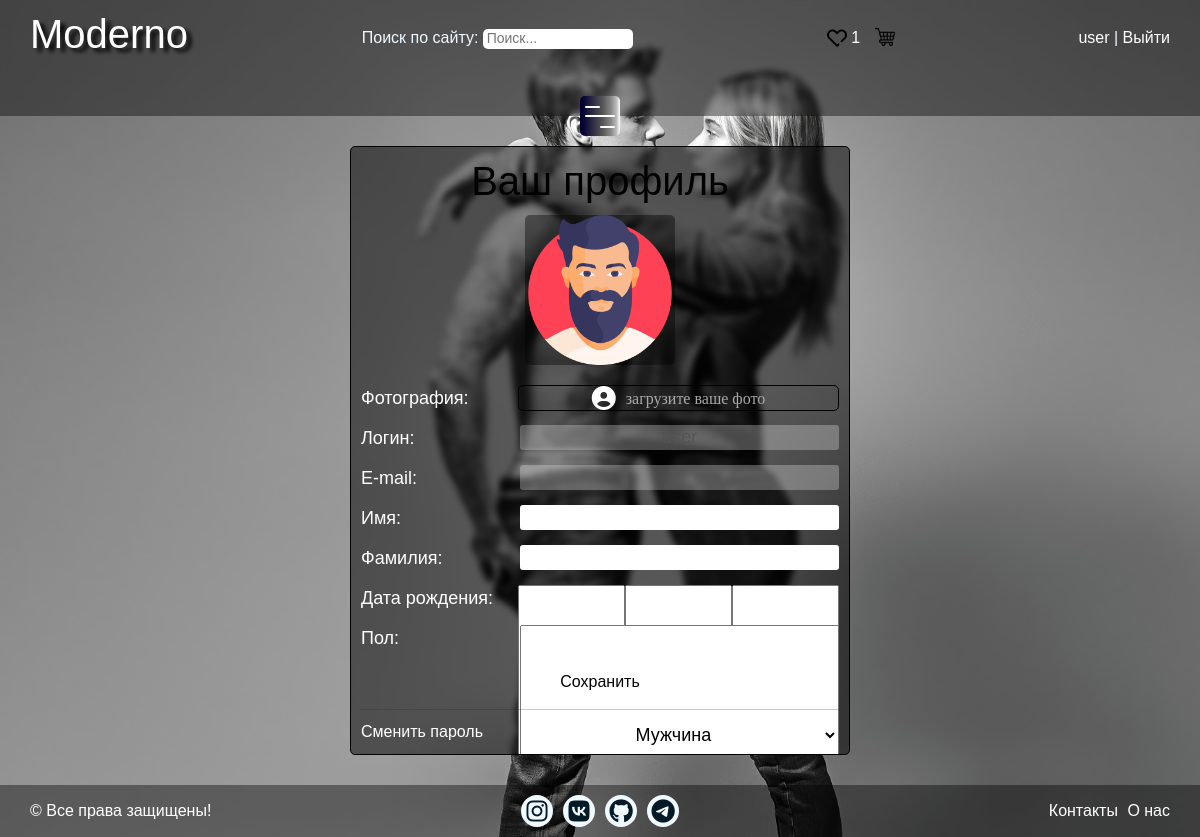
/users/profile/ (signed in), run on the app's committed database.
### users/models.py (models this page shows, shortened)
class User(AbstractUser):
    class Genders(models.TextChoices):
        MALE = 'M', 'Мужчина'
        FEMALE = 'F', 'Женщина'
        UNDEFINED = 'U', 'Не выбран'
    image = models.ImageField(
        'Фотография',
        upload_to="users/%Y/%m/%d/",
        default='users/default.png',
        blank=True, null=True
    )
    date_birth = models.DateTimeField('Дата рождения', blank=True, null=True)
    gender = models.CharField(
        'Пол',
        max_length=1,
        choices=Genders.choices,
        default=Genders.UNDEFINED
    )

### users/views.py (the view, shortened to what this page needs)
# urls.py: path('profile/', views.ProfileUserView.as_view(), name='profile'),
class ProfileUserView(LoginRequiredMixin, UpdateView):
    model = get_user_model()
    form_class = ProfileUserForm
    template_name = 'users/profile.html'
    extra_context = {'title': 'Профиль пользователя'}
    def get_object(self, queryset=None):
        return self.request.user

### users/forms.py
class ProfileUserForm(forms.ModelForm):
    username = forms.CharField(
        disabled=True, label='Логин',
        widget=forms.TextInput(attrs={'class': 'form-input'})
    )
    email = forms.CharField(
        disabled=True, required=False, label='E-mail',
        widget=forms.TextInput(attrs={'class': 'form-input'})
    )
    this_year = datetime.date.today().year
    date_birth = forms.DateField(
        label='Дата рождения',
        widget=forms.SelectDateWidget(
            years=tuple(range(this_year - 100, this_year - 5))
        )
    )
    class Meta:
        model = get_user_model()
        fields = (
            'image', 'username', 'email', 'first_name',
            'last_name', 'date_birth', 'gender'
        )
        labels = {
            'date_birth': 'Дата рождения',
            'first_name': 'Имя',
            'last_name': 'Фамилия',
        }
        widgets = {
            'first_name': forms.TextInput(attrs={'class': 'form-input'}),
            'last_name': forms.TextInput(attrs={'class': 'form-input'}),
            'image': forms.FileInput(attrs={'class': 'image-input'}),
        }

### moderno/context_processors.py (called while the page is built)
def get_info_context(request):
    user = request.user.id
    cart = Cart.objects.select_related('user', 'product').filter(user=user)
    cart_items = cart.count()
    cart_items_quantity = sum(item.quantity for item in cart)
    likes = Like.objects.select_related('user', 'product').filter(user=user)
    quantity_likes = likes.count()
    data = {
        'category': Category.objects.all(),
        'cart_items': cart_items,
        'cart_items_quantity': cart_items_quantity,
        'quantity_likes': quantity_likes,
    }
    return data

### moderno/models.py (called while the page is built)
    def get_absolute_url(self):
        return reverse('moderno:category', kwargs={'category_slug': self.slug})

### users/templates/users/profile.html (shortened to what this page needs)
{% extends 'base.html' %}
{% block content %}
<div class="user-form-block">
    <div class="profile">
        <form method="post" enctype="multipart/form-data">
            <h1>Ваш профиль</h1>
            <div class="profile-image">
                <img src="{{ user.image.url }}">
            </div>
            {% for f in form %}
            <p><label class="form-label" for="{{ f.id_for_label }}">{{f.label}}: </label>{{ f }}</p>
            {% endfor %}
            <div class="form-button">
                <button type="submit">Сохранить</button>
            </div>
            <hr>
            <div class="link-form">
                <a href="{% url 'users:password_change' %}">Сменить пароль</a>
            </div>
        </form>
    </div>
</div>
{% endblock %}

### templates/base.html (shortened to what this page needs)
{% load static %}
<!DOCTYPE html>
<html lang="en">
<head>
    <link href="https://cdn.jsdelivr.net/npm/bootstrap@5.0.2/dist/css/bootstrap.min.css"
          rel="stylesheet"
>
    <link rel='stylesheet' href='https://cdnjs.cloudflare.com/ajax/libs/font-awesome/6.4.0/css/all.min.css'>
    <link rel='stylesheet' href='https://cdnjs.cloudflare.com/ajax/libs/hint.css/2.7.0/hint.min.css'>
    <link type="text/css" href="{% static 'moderno/css/styles.css' %}" rel="stylesheet"/>
</head>
<body>
<header class="header fixed">
    <div class="header-container">
        <div class="logo">
            <a href="{% url 'moderno:home' %}">
                <h1 class="moderno">Moderno</h1>
            </a>
        </div>
        <div class="search">
            <label for="search">Поиск по сайту: </label>
            <input type="text" name="" id="search" placeholder=" Поиск...">
        </div>
        <div class="shop-icon">
            <a href="{% url 'like:like' %}">
                <img class="icon" src="{% static 'moderno/images/icon-heart.png' %}" alt="">
                {% if quantity_likes %}
                {{ quantity_likes }}
                {% endif %}
            </a>
            <a href="{% url 'cart:cart' %}">
                <img class="icon" src="{% static 'moderno/images/icon-shop.png' %}" alt="">
            </a>
        </div>
        {% if user.is_authenticated %}
        <div class="auth">
            <a href="{% url 'users:profile' %}">{{user.username}}</a> |
            <a href="{% url 'users:logout' %}">Выйти</a>
        </div>
        {% else %}
        <div class="auth">
            <a href="{% url 'users:login' %}">Войти</a> |
            <a href="{% url 'users:register' %}">Регистрация</a>
        </div>
        {% endif %}
    </div>
    <section class="menu">
        <div class="menu-button">
            <div class="menu-open" id="menu-open">
                <div>
                    <span class="line-1"></span>
                    <span class="line-2"></span>
                    <span class="line-3"></span>
                </div>
            </div>
        </div>
    </section>
</header>
<main class="main container-fluid">
    {% block content%}
    {% endblock %}
</main>
<footer>
    <div class="footer">
        <div>
            <span>&copy; Все права защищены!</span>
        </div>
        <div class="social">
            <ul>
                <li class="item">
                    <a href="tg://resolve?domain=v_kalaytanov" aria-placeholder="Instagram">
                        <i class="fa-brands fa-instagram social-icon" title="Instagram"></i>
                    </a>
                </li>
                <li class="item">
                    <a href="https://vk.com/feed" aria-placeholder="VK">
                        <i class="fa-brands fa-vk social-icon" title="VK"></i>
                    </a>
                </li>
                <li class="item">
                    <a href="https://github.com/VKalaitanov" aria-placeholder="Github">
                        <i class="fa-brands fa-github social-icon" title="Github"></i>
                    </a>
                </li>
                <li class="item">
                    <a href="tg://resolve?domain=v_kalaytanov" aria-placeholder="Telegram">
                        <i class="fa-brands fa-telegram social-icon" title="Telegram"></i>
                    </a>
                </li>
            </ul>
        </div>
        <div class="about-contacts">
            <a href="{% url 'moderno:contacts' %}">Контакты</a>
            <a href="{% url 'moderno:about' %}">О нас</a>
        </div>
    </div>
</footer>
</body>
</html>

### data on the page
User: username "user", image (picture), form "user" "Мужчина"

### other printed values
{{ quantity_likes }} "1"
{{ f.label }} "Фотография" "Логин" "E-mail" "Имя" "Фамилия" "Дата рождения" "Пол"
